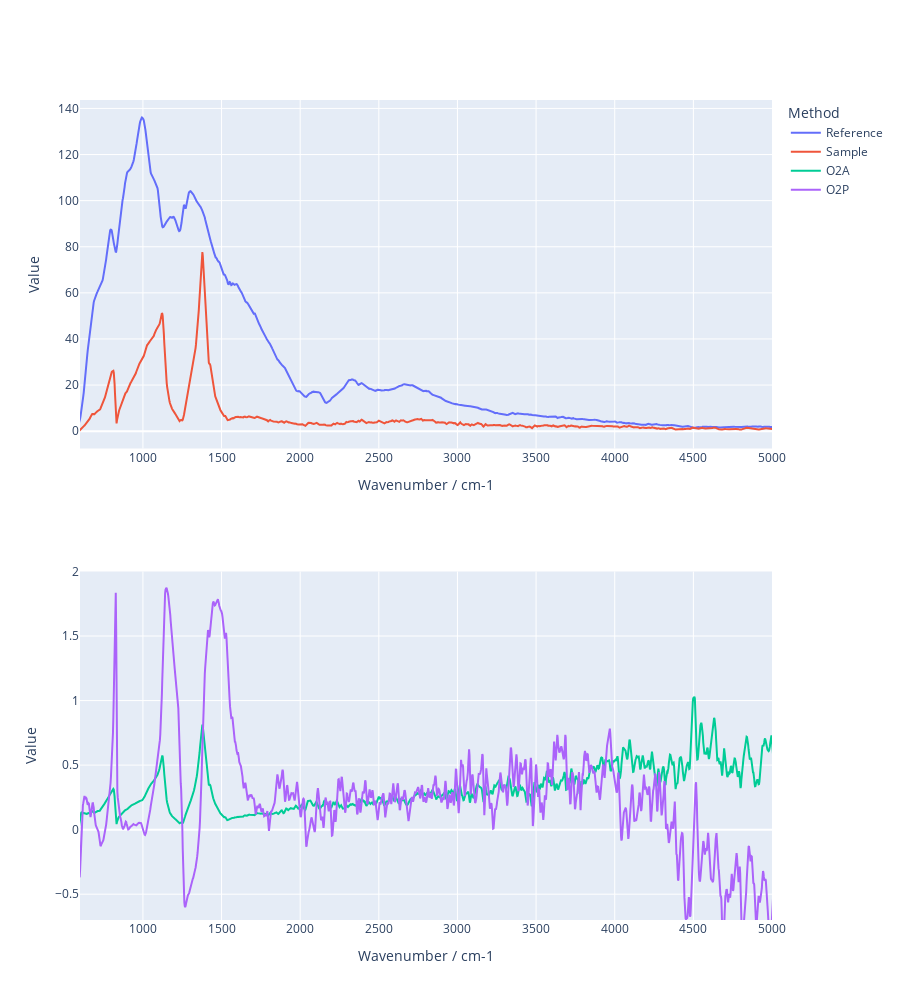

The code cell stored with this chart in its notebook:
### Code cell
import copy
# Process ref
ref_spectrum = ref.processAllPoints(order = 2, method = "complex", windowtype="hamming",interpmethod="linear", apod=True)
# Process sample
sample_spectrum = sample.processAllPoints(order = 2, method = "complex", windowtype="hamming",interpmethod="linear", apod=True)

print(f'Size of the sample array: {np.shape(sample_spectrum.data["O2A"])}')
print(f'Size of the reference array: {np.shape(ref_spectrum.data["O2A"])}')

sample_spectrum_norm = copy.deepcopy(sample_spectrum)
sample_spectrum_norm.normalizeSpectrum(ref_spectrum, order = 2, dounwrap = True)
sample_spectrum_norm.linearSubtract(channelname="O2P",wn1=1000,wn2=1800)

fig = make_subplots(rows=2, cols=1)

fig.add_trace(go.Scatter(x=ref_spectrum.data["Wavenumber"], y=ref_spectrum.data["O2A"], name="Reference"),row=1, col=1)
fig.add_trace(go.Scatter(x=sample_spectrum.data["Wavenumber"][0,0,:], y=sample_spectrum.data["O2A"][0,0,:], name="Sample"),row=1, col=1)
fig.add_trace(go.Scatter(x=sample_spectrum_norm.data["Wavenumber"][0,0,:], y=sample_spectrum_norm.data["O2A"][0,0,:], name="O2A"), row=2, col=1)
fig.add_trace(go.Scatter(x=sample_spectrum_norm.data["Wavenumber"][0,0,:], y=sample_spectrum_norm.data["O2P"][0,0,:], name="O2P"), row=2, col=1)
fig.update_layout(legend_title_text = "Method")
fig.update_xaxes(title_text="Wavenumber / cm-1", range = (600,5000))
fig.update_yaxes(title_text="Value",row=1, col=1)
fig.update_yaxes(title_text="Value", range = (-0.7,2), row=2, col=1)
fig.update_layout(height=1000)
fig.show()

### Figure 1 — Plotly figure (JSON) as saved in the notebook; plotly's stock layout.template omitted (floating-point values rounded to 4 significant figures; data arrays with more than 128 entries replaced by an {"elided": "..."} marker saying what was removed)
{"data": [{"name": "Reference", "type": "scatter", "x": {"elided": "2048 float values"}, "xaxis": "x", "y": {"elided": "2048 float values"}, "yaxis": "y"}, {"name": "Sample", "type": "scatter", "x": {"elided": "2048 float values"}, "xaxis": "x", "y": {"elided": "2048 float values"}, "yaxis": "y"}, {"name": "O2A", "type": "scatter", "x": {"elided": "2048 float values"}, "xaxis": "x2", "y": {"elided": "2048 float values"}, "yaxis": "y2"}, {"name": "O2P", "type": "scatter", "x": {"elided": "2048 float values"}, "xaxis": "x2", "y": {"elided": "2048 float values"}, "yaxis": "y2"}], "layout": {"height": 1000, "legend": {"title": {"text": "Method"}}, "xaxis": {"anchor": "y", "domain": [0, 1], "range": [600, 5000], "title": {"text": "Wavenumber / cm-1"}}, "xaxis2": {"anchor": "y2", "domain": [0, 1], "range": [600, 5000], "title": {"text": "Wavenumber / cm-1"}}, "yaxis": {"anchor": "x", "domain": [0.575, 1], "title": {"text": "Value"}}, "yaxis2": {"anchor": "x2", "domain": [0, 0.425], "range": [-0.7, 2], "title": {"text": "Value"}}}}
